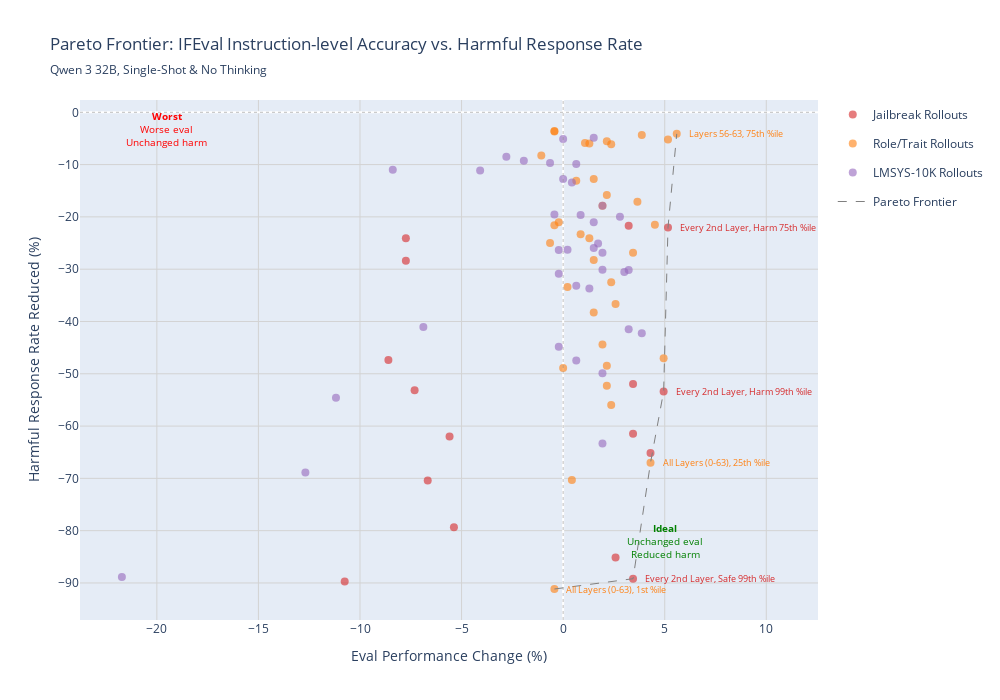

The code cell stored with this chart in its notebook:
### Code cell
# Plot IFEval Pareto frontier
if len(df_ifeval_pareto) > 0:
    fig_ifeval = plot_pareto_frontier(
        df_ifeval_pareto,
        'ifeval',
        EVAL_METRICS['ifeval']['display_name'],
        subtitle=subtitle
    )
    fig_ifeval.show()
    fig_ifeval.write_html(f"{out_dir}/ifeval.html")
else:
    print("No data available for IFEval Pareto plot")

### Figure 1 — Plotly figure (JSON) as saved in the notebook; plotly's stock layout.template omitted (floating-point values rounded to 4 significant figures)
{"data": [{"customdata": [["Every 4th Layer, Safe 50th", "jailbreak", ""], ["Every 4th Layer, Safe 99th", "jailbreak", ""], ["Every 4th Layer, Harm 75th", "jailbreak", ""], ["Every 4th Layer, Harm 99th", "jailbreak", ""], ["Layers 32-63, Safe 50th", "jailbreak", ""], ["Layers 32-63, Safe 99th", "jailbreak", ""], ["Layers 32-63, Harm 75th", "jailbreak", ""], ["Layers 32-63, Harm 99th", "jailbreak", ""], ["Every 2nd Layer, Safe 50th", "jailbreak", ""], ["Every 2nd Layer, Safe 99th", "jailbreak", "<b>PARETO OPTIMAL</b>"], ["Every 2nd Layer, Harm 75th", "jailbreak", "<b>PARETO OPTIMAL</b>"], ["Every 2nd Layer, Harm 99th", "jailbreak", "<b>PARETO OPTIMAL</b>"], ["All Layers (0-63), Safe 50th", "jailbreak", ""], ["All Layers (0-63), Safe 99th", "jailbreak", ""], ["All Layers (0-63), Harm 75th", "jailbreak", ""], ["All Layers (0-63), Harm 99th", "jailbreak", ""]], "hovertemplate": "<b>%{customdata[0]}</b><br>Config: %{customdata[1]}<br>Eval Change: %{x:.1f}%<br>Harm Change: %{y:.1f}%<br>%{customdata[2]}<extra></extra>", "legendgroup": "jailbreak", "marker": {"color": "#d62728", "opacity": 0.6, "size": 8}, "mode": "markers", "name": "Jailbreak Rollouts", "showlegend": true, "type": "scatter", "x": [3.441, 2.581, 3.226, 3.441, -5.591, -5.376, -7.742, -8.602, 4.301, 3.441, 5.161, 4.946, -6.667, -10.75, -7.742, -7.312], "y": [-61.45, -85.15, -21.7, -51.95, -62.0, -79.36, -24.11, -47.37, -65.17, -89.19, -22.03, -53.37, -70.41, -89.74, -28.36, -53.15]}, {"customdata": [["Layers 56-63, 75th", "role_trait", "<b>PARETO OPTIMAL</b>"], ["Layers 56-63, 50th", "role_trait", ""], ["Layers 56-63, 25th", "role_trait", ""], ["Layers 56-63, 1st", "role_trait", ""], ["Layers 48-55, 75th", "role_trait", ""], ["Layers 48-55, 50th", "role_trait", ""], ["Layers 48-55, 25th", "role_trait", ""], ["Layers 48-55, 1st", "role_trait", ""], ["Layers 40-47, 75th", "role_trait", ""], ["Layers 40-47, 50th", "role_trait", ""], ["Layers 40-47, 25th", "role_trait", ""], ["Layers 40-47, 1st", "role_trait", ""], ["Layers 32-39, 75th", "role_trait", ""], ["Layers 32-39, 50th", "role_trait", ""], ["Layers 32-39, 25th", "role_trait", ""], ["Layers 32-39, 1st", "role_trait", ""], ["Layers 24-31, 75th", "role_trait", ""], ["Layers 24-31, 50th", "role_trait", ""], ["Layers 24-31, 25th", "role_trait", ""], ["Layers 24-31, 1st", "role_trait", ""], ["Layers 8-15, 75th", "role_trait", ""], ["Layers 8-15, 50th", "role_trait", ""], ["Layers 8-15, 25th", "role_trait", ""], ["Layers 8-15, 1st", "role_trait", ""], ["Layers 16-23, 75th", "role_trait", ""], ["Layers 16-23, 50th", "role_trait", ""], ["Layers 16-23, 25th", "role_trait", ""], ["Layers 16-23, 1st", "role_trait", ""], ["All Layers (0-63), 75th", "role_trait", ""], ["All Layers (0-63), 50th", "role_trait", ""], ["All Layers (0-63), 25th", "role_trait", "<b>PARETO OPTIMAL</b>"], ["All Layers (0-63), 1st", "role_trait", "<b>PARETO OPTIMAL</b>"], ["Layers 0-15, 75th", "role_trait", ""], ["Layers 0-15, 50th", "role_trait", ""], ["Layers 0-15, 25th", "role_trait", ""], ["Layers 0-15, 1st", "role_trait", ""]], "hovertemplate": "<b>%{customdata[0]}</b><br>Config: %{customdata[1]}<br>Eval Change: %{x:.1f}%<br>Harm Change: %{y:.1f}%<br>%{customdata[2]}<extra></extra>", "legendgroup": "role_trait", "marker": {"color": "#ff7f0e", "opacity": 0.6, "size": 8}, "mode": "markers", "name": "Role/Trait Rollouts", "showlegend": true, "type": "scatter", "x": [5.591, 5.161, 3.871, 1.29, 2.366, -0.2151, 0.2151, 2.151, -0.4301, 1.505, 2.151, 0.4301, 3.656, 3.441, 2.581, 2.366, 2.151, 1.29, 2.366, 1.935, -0.4301, 2.151, 1.505, 0.8602, 1.075, 1.935, 1.505, 0, 4.516, 4.946, 4.301, -0.4301, -0.4301, -1.075, 0.6452, -0.6452], "y": [-4.122, -5.214, -4.341, -5.979, -6.088, -21.05, -33.39, -52.28, -21.59, -38.3, -48.46, -70.3, -17.12, -26.84, -36.66, -55.99, -15.81, -24.11, -32.51, -44.42, -3.576, -5.542, -12.75, -23.34, -5.87, -17.88, -28.26, -48.89, -21.49, -47.04, -67.02, -91.15, -3.686, -8.272, -13.08, -24.98]}, {"customdata": [["Layers 56-63, 75th", "lmsys_10000", ""], ["Layers 56-63, 50th", "lmsys_10000", ""], ["Layers 56-63, 25th", "lmsys_10000", ""], ["Layers 56-63, 1st", "lmsys_10000", ""], ["Layers 48-55, 75th", "lmsys_10000", ""], ["Layers 48-55, 50th", "lmsys_10000", ""], ["Layers 48-55, 25th", "lmsys_10000", ""], ["Layers 48-55, 1st", "lmsys_10000", ""], ["Layers 40-47, 75th", "lmsys_10000", ""], ["Layers 40-47, 50th", "lmsys_10000", ""], ["Layers 40-47, 25th", "lmsys_10000", ""], ["Layers 40-47, 1st", "lmsys_10000", ""], ["Layers 32-39, 75th", "lmsys_10000", ""], ["Layers 32-39, 50th", "lmsys_10000", ""], ["Layers 32-39, 25th", "lmsys_10000", ""], ["Layers 32-39, 1st", "lmsys_10000", ""], ["Layers 24-31, 75th", "lmsys_10000", ""], ["Layers 24-31, 50th", "lmsys_10000", ""], ["Layers 24-31, 25th", "lmsys_10000", ""], ["Layers 24-31, 1st", "lmsys_10000", ""], ["Layers 8-15, 75th", "lmsys_10000", ""], ["Layers 8-15, 50th", "lmsys_10000", ""], ["Layers 8-15, 25th", "lmsys_10000", ""], ["Layers 8-15, 1st", "lmsys_10000", ""], ["Layers 16-23, 75th", "lmsys_10000", ""], ["Layers 16-23, 50th", "lmsys_10000", ""], ["Layers 16-23, 25th", "lmsys_10000", ""], ["Layers 16-23, 1st", "lmsys_10000", ""], ["All Layers (0-63), 75th", "lmsys_10000", ""], ["All Layers (0-63), 50th", "lmsys_10000", ""], ["All Layers (0-63), 25th", "lmsys_10000", ""], ["All Layers (0-63), 1st", "lmsys_10000", ""], ["Layers 0-15, 75th", "lmsys_10000", ""], ["Layers 0-15, 50th", "lmsys_10000", ""], ["Layers 0-15, 25th", "lmsys_10000", ""], ["Layers 0-15, 1st", "lmsys_10000", ""]], "hovertemplate": "<b>%{customdata[0]}</b><br>Config: %{customdata[1]}<br>Eval Change: %{x:.1f}%<br>Harm Change: %{y:.1f}%<br>%{customdata[2]}<extra></extra>", "legendgroup": "lmsys_10000", "marker": {"color": "#9467bd", "opacity": 0.6, "size": 8}, "mode": "markers", "name": "LMSYS-10K Rollouts", "showlegend": true, "type": "scatter", "x": [-2.796, -1.935, -4.086, -8.387, 0.8602, -0.2151, -0.2151, -0.2151, 1.935, 1.29, 3.871, 1.935, 1.505, 1.505, 3.226, 1.935, 2.796, 1.72, 3.011, 3.226, 1.505, 0.6452, 1.935, 1.935, 0, -0.4301, 0.6452, 0.6452, -6.882, -11.18, -12.69, -21.72, 0, -0.6452, 0.4301, 0.2151], "y": [-8.49, -9.281, -11.11, -11.0, -19.63, -26.33, -30.88, -44.85, -30.11, -33.72, -42.23, -63.31, -21.05, -25.96, -30.16, -49.88, -19.96, -25.09, -30.55, -41.47, -4.887, -9.91, -17.88, -26.84, -12.75, -19.52, -33.17, -47.47, -41.03, -54.57, -68.88, -88.86, -5.105, -9.692, -13.4, -26.29]}, {"hoverinfo": "skip", "line": {"color": "grey", "dash": "dash", "width": 1}, "mode": "lines", "name": "Pareto Frontier", "showlegend": true, "type": "scatter", "x": [-0.4301, 3.441, 4.301, 4.946, 5.161, 5.591], "y": [-91.15, -89.19, -67.02, -53.37, -22.03, -4.122]}], "layout": {"annotations": [{"align": "left", "font": {"color": "#ff7f0e", "size": 9}, "showarrow": false, "text": "Layers 56-63, 75th %ile", "x": 5.591, "xanchor": "left", "xshift": 10, "y": -4.122, "yanchor": "middle"}, {"align": "left", "font": {"color": "#ff7f0e", "size": 9}, "showarrow": false, "text": "All Layers (0-63), 25th %ile", "x": 4.301, "xanchor": "left", "xshift": 10, "y": -67.02, "yanchor": "middle"}, {"align": "left", "font": {"color": "#ff7f0e", "size": 9}, "showarrow": false, "text": "All Layers (0-63), 1st %ile", "x": -0.4301, "xanchor": "left", "xshift": 10, "y": -91.15, "yanchor": "middle"}, {"align": "left", "font": {"color": "#d62728", "size": 9}, "showarrow": false, "text": "Every 2nd Layer, Safe 99th %ile", "x": 3.441, "xanchor": "left", "xshift": 10, "y": -89.19, "yanchor": "middle"}, {"align": "left", "font": {"color": "#d62728", "size": 9}, "showarrow": false, "text": "Every 2nd Layer, Harm 75th %ile", "x": 5.161, "xanchor": "left", "xshift": 10, "y": -22.03, "yanchor": "middle"}, {"align": "left", "font": {"color": "#d62728", "size": 9}, "showarrow": false, "text": "Every 2nd Layer, Harm 99th %ile", "x": 4.946, "xanchor": "left", "xshift": 10, "y": -53.37, "yanchor": "middle"}, {"font": {"color": "green", "size": 10}, "showarrow": false, "text": "<b>Ideal</b><br>Unchanged eval<br>Reduced harm", "x": 5.032, "y": -82.04}, {"font": {"color": "red", "size": 10}, "showarrow": false, "text": "<b>Worst</b><br>Worse eval<br>Unchanged harm", "x": -19.55, "y": -3.219}], "height": 700, "hovermode": "closest", "legend": {"orientation": "v", "x": 1.02, "xanchor": "left", "y": 1, "yanchor": "top"}, "shapes": [{"line": {"color": "gray", "dash": "dot", "width": 1}, "opacity": 0.5, "type": "line", "x0": 0, "x1": 1, "xref": "x domain", "y0": 0, "y1": 0, "yref": "y"}, {"line": {"color": "gray", "dash": "dot", "width": 1}, "opacity": 0.5, "type": "line", "x0": 0, "x1": 0, "xref": "x", "y0": 0, "y1": 1, "yref": "y domain"}], "title": {"subtitle": {"text": "Qwen 3 32B, Single-Shot & No Thinking"}, "text": "Pareto Frontier: IFEval Instruction-level Accuracy vs. Harmful Response Rate"}, "width": 1000, "xaxis": {"gridcolor": "lightgray", "showgrid": true, "title": {"text": "Eval Performance Change (%)"}, "zeroline": true}, "yaxis": {"gridcolor": "lightgray", "showgrid": true, "title": {"text": "Harmful Response Rate Reduced (%)"}, "zeroline": true}}}
